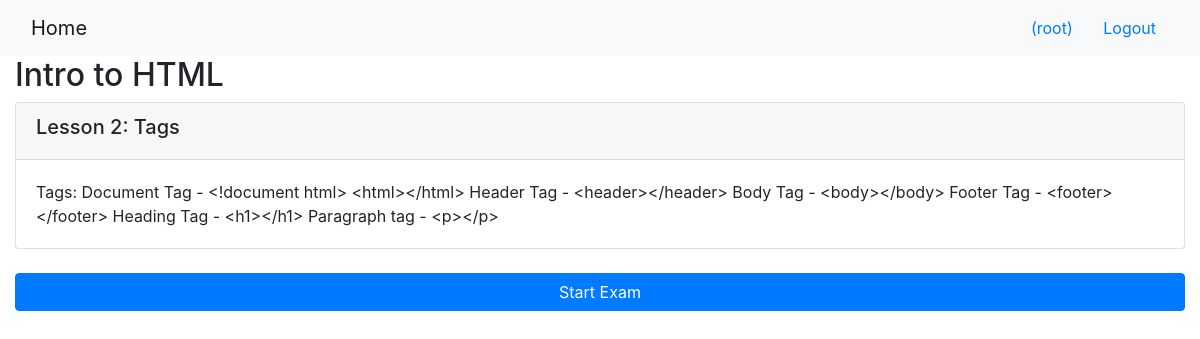
/onlinecourse/1/ (signed in), run on the app's committed database.
### onlinecourse/models.py (models this page shows, shortened)
class Course(models.Model):
    name = models.CharField(null=False, max_length=30, default='online course')
    image = models.ImageField(upload_to='course_images/')
    description = models.CharField(max_length=1000)
    pub_date = models.DateField(null=True)
    instructors = models.ManyToManyField(Instructor)
    users = models.ManyToManyField(settings.AUTH_USER_MODEL, through='Enrollment')
    total_enrollment = models.IntegerField(default=0)
    is_enrolled = False

class Lesson(models.Model):
    title = models.CharField(max_length=200, default="title")
    order = models.IntegerField(default=0)
    course = models.ForeignKey(Course, on_delete=models.CASCADE)
    content = models.TextField()

### onlinecourse/views.py (the view)
# urls.py: path('<int:pk>/', views.CourseDetailView.as_view(), name='course_details'),
class CourseDetailView(generic.DetailView):
    model = Course
    template_name = 'onlinecourse/course_detail_bootstrap.html'

### onlinecourse/templates/onlinecourse/course_detail_bootstrap.html (shortened to what this page needs)
<!DOCTYPE html>
<html lang="en">
<head>
     {% load static %}
    <link rel="stylesheet" href="https://maxcdn.bootstrapcdn.com/bootstrap/4.5.2/css/bootstrap.min.css">
</head>
<body>
    <nav class="navbar navbar-light bg-light">
        <div class="container-fluid">
            <div class="navbar-header">
                  <a class="navbar-brand" href="{% url 'onlinecourse:index' %}">Home</a>
            </div>
            <ul class="nav navbar-nav navbar-right">
                {% if user.is_authenticated %}
                <li>
                    <a class="btn btn-link" href="#">{{ user.first_name }}({{ user.username }})</a>
                    <a class="btn btn-link" href="{% url 'onlinecourse:logout' %}">Logout</a>
                </li>
                {% endif %}
            </ul>
        </div>
    </nav>
    <div class="container-fluid">
            <h2>{{ course.name }}</h2>
            <div class="card-columns-vertical">
                {% for lesson in course.lesson_set.all %}
                    <div class="card mt-1">
                        <div class="card-header"><h5>Lesson {{lesson.order|add:1}}: {{lesson.title}}</h5></div>
                        <div class="card-body">{{lesson.content}}</div>
                    </div>
                {% endfor %}
            </div>
            {% if user.is_authenticated%}
        <br>
        <button class="btn btn-primary btn-block" data-toggle="collapse" data-target="#exam">Start Exam</button>
            {% endif %}
</body>
</html>

### data on the page
Course: name "Intro to HTML"
Lesson: order|add "2", title "Tags", content "Tags: Document Tag - <!document html> <html></html> Header Tag - <header></header> Body Tag - <body></body> Footer Tag - <footer></footer> Heading Tag - <h1></h1> Paragraph tag - <p></p>"

### other printed values
{{ user.username }} "root"
